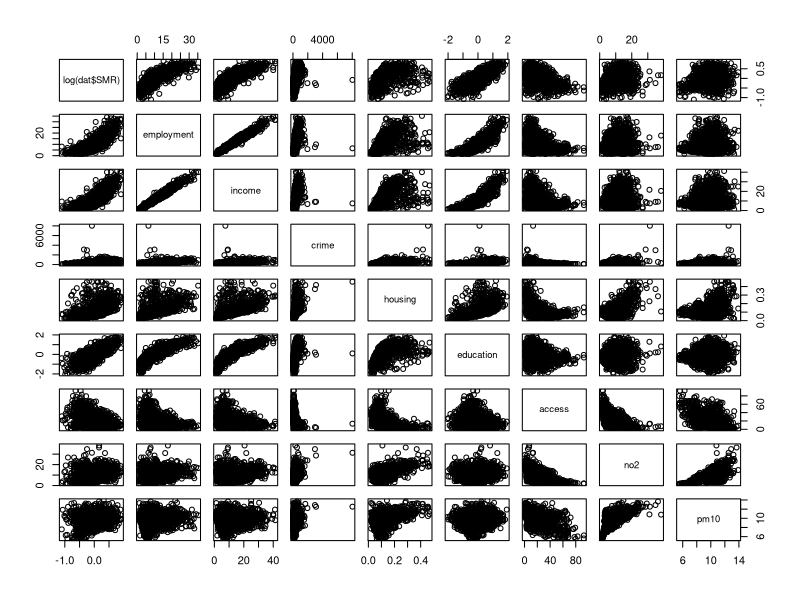
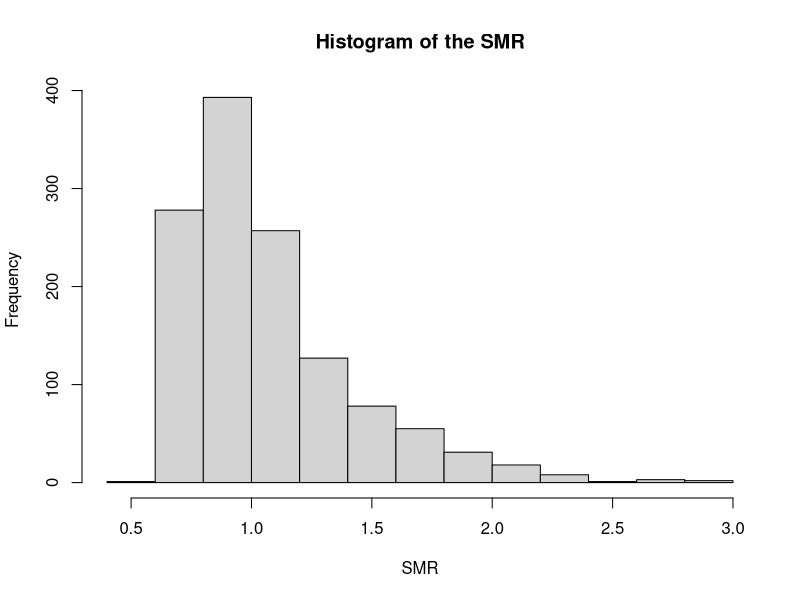
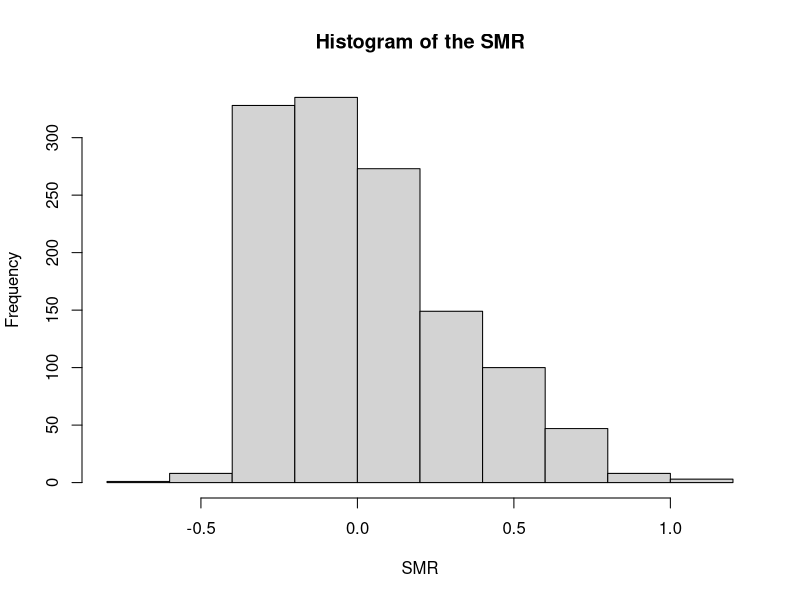

These figures' R source, in order:
#bio_lab_3
setwd("/Users/kurisuuu/Documents/glasgow_stats_2021/bio")
dat <- read.csv(file = "Air pollution and health.csv")
head(dat)

#Task 1
#Compute the SMR and attach it as a variable to the dataset. Call the variable SMR.
dat=transform(dat,SMR=YhospResp/EhospResp)
dat
#or
dat$SMR=dat$YhospResp/dat$EhospResp

# xi denotes a vector of covariates. Multicollinearity is undesired in a regression model and you should
#consider to only include a subset of the potential covariates listed above.

#Task 2
#Produce a plot and a table showing the correlations between all variables that can be included in
#the model. Make sure to use the logarithm of the SMR, since the logarithm is the link function
#in Poisson regression. Interpret the output.
pairs(cbind(log(dat$SMR),dat[,5:12]))
cor((cbind(log(dat$SMR),dat[,5:12])))

#income and employment; high positve correlation
#...


#Task 3
#Fit the Poisson model discussed above. Justify the covariates you include. Produce summary
#output and interpret it.
?offset
?glm
formula=YhospResp~offset(log(EhospResp))+income+crime+access+no2
mod1=glm(formula=formula,family="poisson",dat=dat) #possion familiy
summary(mod1)

#possion model
#log(SMR)=log(YhospResp/EhospResp)=log(YhospResp)-log(EhospResp)
#=bo+b1*income+b2*....

#relative risk(income ): every one unit incre. in income, the average visit increase
#by exp(3.528e-02)
(exp(3.528e-02)-1)*100 #relative risk
#percent


#Task 4
#Compute the relative change in risk for
#• a one unit increase in no2;
exp(6.296e-03) #change
#1.006316
(exp(6.296e-03)-1)*100 #RR
###incrase in  0.6315861 percent for every unit in no2

#• a one standard deviation increase in no2.
sdno2=sd(dat$no2)
(exp(sdno2*6.296e-03)-1)*100
###incrase by 3.5 percent for every standard deviation increase in no2


#Why might we prefer using the standard deviation?



#Task 5
#In Task 4 you have produced two risk estimates. Do those estimates take confounding into
#account?
#yes the estimate is produced when all other variables are constant,
#so confounding is taking care of


#Task 6
#95% CIs of the SMR are usually produced on the log scale and are then exponentiated. That is
#partly due to the fact that Poisson regression produces estimates on the log scale anyway (due to                                                                                           its natural link function), but furthermore the distribution of log(SMR) tends to look more
#Gaussian. Produce histograms of the SMR and the log(SMR) to verify that.
hist(mod1$fitted.values/dat$EhospResp,main="Histogram of the SMR",
     xlab="SMR")
hist(log(mod1$fitted.values/dat$EhospResp),main="Histogram of the SMR",
     xlab="SMR")



#Task 7
#Compute the risk of being admitted to hospital in an IZ with following covariate values.
#Interpret that risk in a full sentence.
linPred=mod1$coeff[1]+mod1$coeff[2]*8+
  mod1$coeff[3]*350+mod1$coeff[4]*10+mod1$coeff[5]*5
linPred

risk=exp(linPred)
risk

#SE of estimate is the sum of standard errors
SE=summary(mod1)$coeff[1,2]+summary(mod1)$coeff[2,2]*8+
  summary(mod1)$coeff[3,2]*350+summary(mod1)$coeff[4,2]*10+
  summary(mod1)$coeff[5,2]*5
SE

lower=exp(linPred-1.96*SE)
upper=exp(linPred+1.96*SE)
c(lower,upper)

#Task 8
#The lower quartile of no2 is 5.807, hence Task 7 uses a low, but still realistic pollution value.
#Repeat the risk calculation for the value of the upper quartile and the maximum of no2. You
#don’t have to produce 95% CI for this task. Interpret your results.
summary(dat$no2)
riskUpperQuart=exp(mod1$coeff[1]+mod1$coeff[2]*8+
  mod1$coeff[3]*350+mod1$coeff[4]*10+mod1$coeff[5]*14.044)
risk
riskUpperQuart

riskMax=exp(mod1$coeff[1]+mod1$coeff[2]*8+
          mod1$coeff[3]*350+mod1$coeff[4]*10+mod1$coeff[5]*38.291)
riskMax

#with no2:5 estimate is 0.8555, no2=14, risk=0.905, no2=39, risk close to 1



#Task 9
#Task 8 showed that even when air pollution increases to levels equal to the upper quartile, i.e. to
#rather high values, the SMR remains below 1. That might seem counterintuitve at first - explain
#why that is the case

#Task 10
#Criticise following statement: ‘The above analysis shows that hospital admission due to
#respiratory disease is caused, at least partly, by air pollution. These results are statistically
#significant.’










